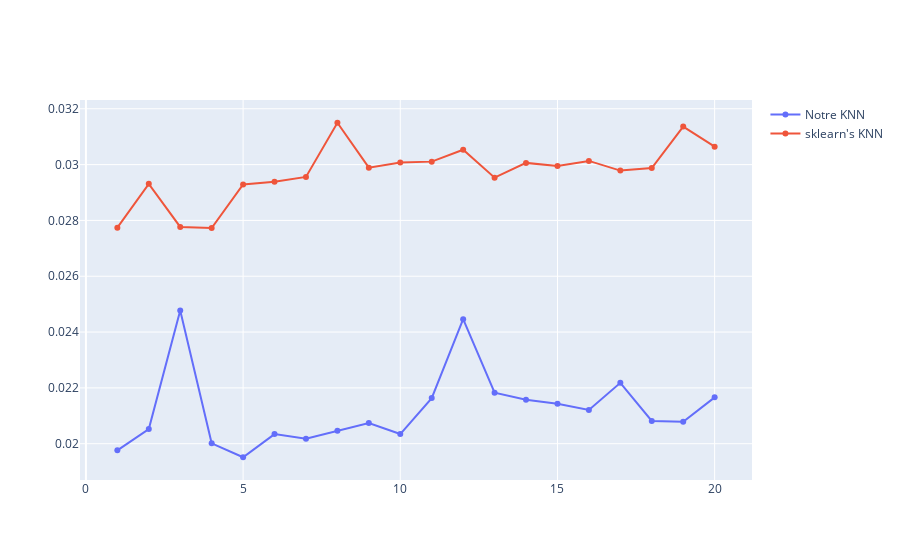

Notebook code cell kept with this figure:
### Code cell
# Graphique version lineplot
fig = go.Figure()
fig.add_trace(go.Scatter(name='Notre KNN', x=K_values, y=our_times, mode='lines+markers'))
fig.add_trace(go.Scatter(name="sklearn's KNN", x=K_values, y=sklearn_times, mode='lines+markers'))
fig.show();

### Figure 1 — Plotly figure (JSON) as saved in the notebook; plotly's stock layout.template omitted (floating-point values rounded to 4 significant figures)
{"data": [{"mode": "lines+markers", "name": "Notre KNN", "type": "scatter", "x": [1, 2, 3, 4, 5, 6, 7, 8, 9, 10, 11, 12, 13, 14, 15, 16, 17, 18, 19, 20], "y": [0.01976, 0.02052, 0.02477, 0.02001, 0.01951, 0.02034, 0.02018, 0.02046, 0.02074, 0.02035, 0.02163, 0.02446, 0.02183, 0.02157, 0.02143, 0.02121, 0.02218, 0.02082, 0.02079, 0.02166]}, {"mode": "lines+markers", "name": "sklearn's KNN", "type": "scatter", "x": [1, 2, 3, 4, 5, 6, 7, 8, 9, 10, 11, 12, 13, 14, 15, 16, 17, 18, 19, 20], "y": [0.02774, 0.02931, 0.02777, 0.02773, 0.02929, 0.02938, 0.02956, 0.0315, 0.02989, 0.03007, 0.03011, 0.03053, 0.02953, 0.03006, 0.02995, 0.03013, 0.02979, 0.02988, 0.03136, 0.03064]}], "layout": {}}
